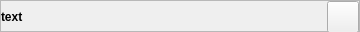
<?xml version="1.0" encoding="UTF-8"?>
<ui version="4.0">
 <class>topLevelForm</class>
 <widget class="QWidget" name="topLevelForm">
  <property name="geometry">
   <rect>
    <x>0</x>
    <y>0</y>
    <width>360</width>
    <height>32</height>
   </rect>
  </property>
  <property name="sizePolicy">
   <sizepolicy hsizetype="Preferred" vsizetype="Fixed">
    <horstretch>0</horstretch>
    <verstretch>0</verstretch>
   </sizepolicy>
  </property>
  <property name="maximumSize">
   <size>
    <width>16777215</width>
    <height>82</height>
   </size>
  </property>
  <property name="windowTitle">
   <string>Form</string>
  </property>
  <layout class="QHBoxLayout" name="horizontalLayout_2">
   <property name="leftMargin">
    <number>0</number>
   </property>
   <property name="topMargin">
    <number>0</number>
   </property>
   <property name="rightMargin">
    <number>0</number>
   </property>
   <property name="bottomMargin">
    <number>0</number>
   </property>

      <item>
       <widget class="QFrame" name="frame">
        <property name="minimumSize">
         <size>
          <width>180</width>
          <height>32</height>
         </size>
        </property>
        <property name="maximumSize">
         <size>
          <width>360</width>
          <height>32</height>
         </size>
        </property>
        <property name="frameShape">
         <enum>QFrame::StyledPanel</enum>
        </property>
        <property name="frameShadow">
         <enum>QFrame::Raised</enum>
        </property>
        <layout class="QHBoxLayout" name="horizontalLayout_3">
         <property name="leftMargin">
          <number>0</number>
         </property>
         <property name="topMargin">
          <number>0</number>
         </property>
         <property name="rightMargin">
          <number>0</number>
         </property>
         <property name="bottomMargin">
          <number>0</number>
         </property>
         <item>
          <widget class="QLabel" name="label_stream_name">
           <property name="sizePolicy">
            <sizepolicy hsizetype="Expanding" vsizetype="Fixed">
             <horstretch>0</horstretch>
             <verstretch>0</verstretch>
            </sizepolicy>
           </property>
           <property name="minimumSize">
            <size>
             <width>0</width>
             <height>32</height>
            </size>
           </property>
           <property name="maximumSize">
            <size>
             <width>16777215</width>
             <height>32</height>
            </size>
           </property>
           <property name="font">
            <font>
             <bold>true</bold>
            </font>
           </property>
           <property name="text">
            <string>text</string>
           </property>
          </widget>
         </item>
         <item>
          <widget class="QLabel" name="label_input_shape">
           <property name="minimumSize">
            <size>
             <width>64</width>
             <height>0</height>
            </size>
           </property>
           <property name="text">
            <string/>
           </property>
          </widget>
         </item>
         <item>
          <widget class="QPushButton" name="remove_btn">
           <property name="sizePolicy">
            <sizepolicy hsizetype="Minimum" vsizetype="Fixed">
             <horstretch>0</horstretch>
             <verstretch>0</verstretch>
            </sizepolicy>
           </property>
           <property name="minimumSize">
            <size>
             <width>32</width>
             <height>32</height>
            </size>
           </property>
           <property name="maximumSize">
            <size>
             <width>32</width>
             <height>32</height>
            </size>
           </property>
           <property name="text">
            <string/>
           </property>
          </widget>
         </item>
        </layout>
       </widget>
      </item>

  </layout>
 </widget>
 <resources/>
 <connections/>
</ui>
